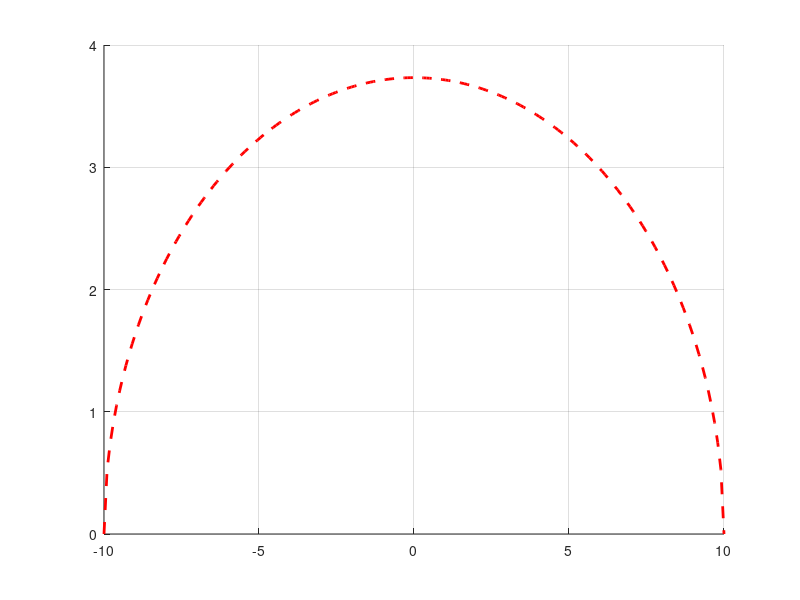

Recreate this plot in MATLAB. (Note: this script raises an error after producing the figure.)
%楕円翼を計算する
b = 20;
g0 = 3.7330;
y = linspace(0,10,100);
gamma = g0 * sqrt(1-(y./(b/2)).^2);
CL = 1;
chord = gamma/CL;
%翼弦長分布
figure(3);clf;hold on;ylim([0,4]);grid on;
plot([fliplr(-y),y],[fliplr(chord),chord],"r--","LineWidth",2);
%var = modifyDesFile("org.des");
yvsp = [0,2,4,6,8,10];
chordvsp = ungradetest.unscaledVar([2,3,5,6,1,4]);
chordvsp0 = ungradetest2.unscaledVar([2,3,5,6,1,4]);
plot([fliplr(-yvsp),yvsp],[fliplr(chordvsp0),chordvsp0],"b-.","LineWidth",2);
plot([fliplr(-yvsp),yvsp],[fliplr(chordvsp),chordvsp],"b-","LineWidth",2);
set(gca,"FontSize",14);ylabel("chord");xlabel("spanwise");
legend("Analytical","Initial","Optimized");

%solveFlow
ungradetest = ungradetest.solveFlow(linspace(0,10,20),zeros(1,20),0.001,500000);
ungradetest2 = ungradetest2.solveFlow(linspace(0,10,20),zeros(1,20),0.001,500000);
%解析解
AR = ungradetest.BREF^2/ungradetest.SREF;
CLa = 2*pi/(1+2/AR);
CLi = CLa * (linspace(0,10,20).*pi/180);
CDi = CLi .^ 2 /(pi*1*AR);
%CL
figure(4);clf;hold on;grid on;
plot(ungradetest.AERODATA{1}(:,3),CLi,"r--","LineWidth",2);
plot(ungradetest2.AERODATA{1}(:,3),ungradetest2.AERODATA{1}(:,6),"b-.","LineWidth",2);
plot(ungradetest.AERODATA{1}(:,3),ungradetest.AERODATA{1}(:,6),"b-","LineWidth",2);
set(gca,"FontSize",14);ylabel("CL");xlabel("AoA(deg)");
legend("Analytical","Initial","Optimized");
%CD
figure(5);clf;hold on;grid on;
plot(ungradetest.AERODATA{1}(:,3),CDi,"r--","LineWidth",2);
plot(ungradetest2.AERODATA{1}(:,3),ungradetest2.AERODATA{1}(:,10),"b-.","LineWidth",2);
plot(ungradetest.AERODATA{1}(:,3),ungradetest.AERODATA{1}(:,10),"b-","LineWidth",2);
set(gca,"FontSize",14);ylabel("CDt");xlabel("AoA(deg)");
legend("Analytical","Initial","Optimized");